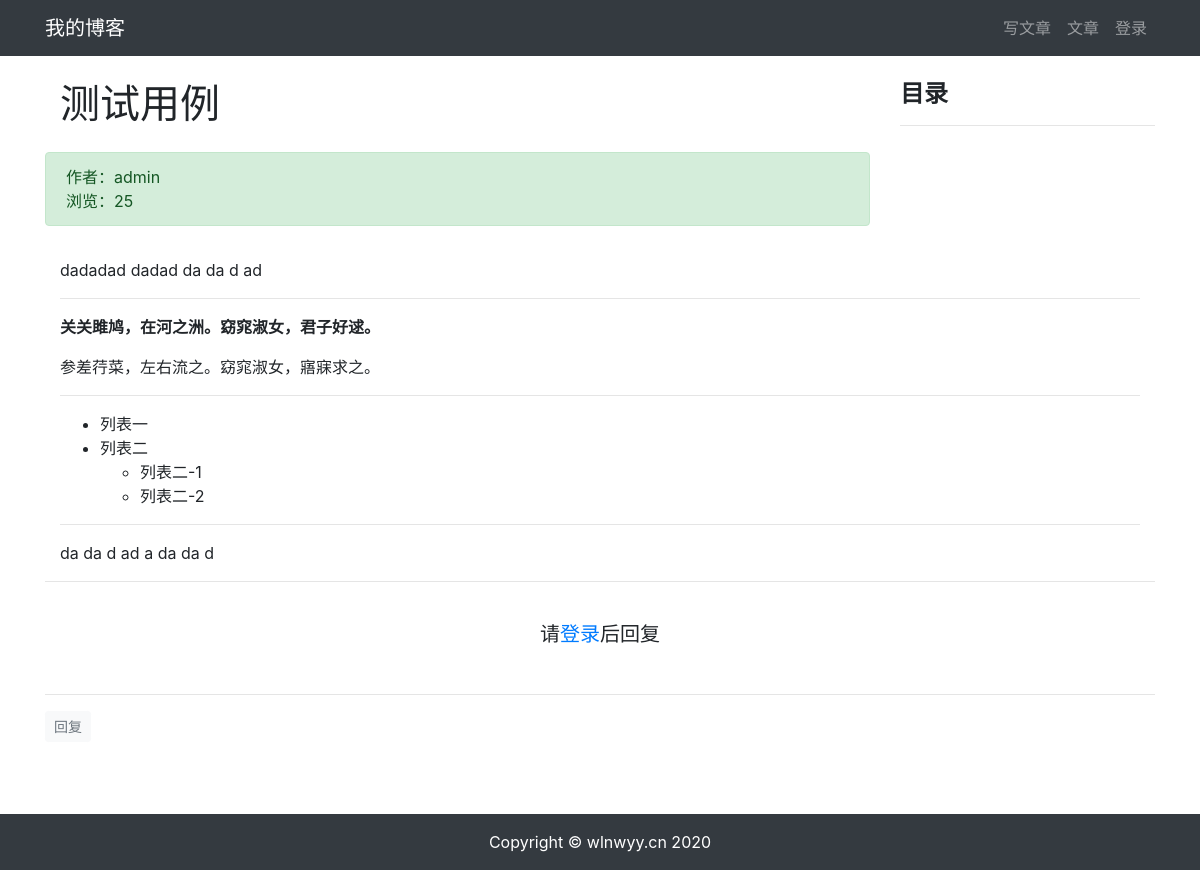
Page /article/article-detail/14/ on the committed database.
### article/models.py (models this page shows, shortened)
class ArticlePost(models.Model):
    author = models.ForeignKey(User, on_delete=models.CASCADE)
    title = models.CharField(max_length=100)
    body = models.TextField()
    created = models.DateTimeField(default=timezone.now)
    updated = models.DateTimeField(auto_now=True)
    total_views = models.PositiveIntegerField(default=0)
    tags = TaggableManager(blank=True)
    column = models.ForeignKey(
        ArticleColumn,
        null=True,
        blank=True,
        on_delete=models.CASCADE,
        related_name='article'
    )
    avatar = models.ImageField(upload_to='article/%Y%m%d/', blank=True)
    def save(self, *args, **kwargs):
        article = super(ArticlePost, self).save(*args, **kwargs)
        return article
    class Meta:
        ordering = ('-created',)

### article/views.py (the view)
# urls.py: path('article-detail/<int:id>/', views.article_detail, name='article_detail'),
def article_detail(request, id):
    article = ArticlePost.objects.get(id=id)
    comments = Comment.objects.filter(article=id)
    article.total_views += 1
    article.save(update_fields=['total_views'])
    comment_form = CommentForm()
    md = markdown.Markdown(
        extensions=[
        'markdown.extensions.extra',
        'markdown.extensions.codehilite',
        'markdown.extensions.toc',
        ]
    )
    article.body = md.convert(article.body)
    context = { 'article': article, 'toc': md.toc, 'comments': comments,'comment_form': comment_form }
    return render(request, 'article/detail.html', context)

### templates/article/detail.html (shortened to what this page needs)
{% extends "base.html" %}
{% load staticfiles %}
{% block content %}
<link rel="stylesheet" href="{% static 'prism/prism.css' %}">
<div class="container">
    <div class="row">
        <div class="col-9">
        <h1 class="col-12 mt-4 mb-4">{{ article.title }}</h1>
        <div class="col-12 alert alert-success">
            <div>
                作者：{{ article.author }}
            </div>
            <div>
                浏览：{{ article.total_views }}
            </div>
        </div>
        </div>
         <div class="col-3 mt-4" id="sidebar" class="sidebar">
             <div class="sidebar__inner">
                <h4><strong>目录</strong></h4>
                <hr>
             </div>
        </div>
        </div>
        <div class="col-12">
            <p>{{ article.body|safe }}</p>
        </div>
        <hr>
    {% if user.is_authenticated %}
        <div>
            <form
                action="{% url 'comment:post_comment' article.id %}"
                method="POST"
            >
            {% csrf_token %}
                <div class="form-group">
                    <label for="body">
                        <strong>
                            我也要发言：
                        </strong>
                    </label>
                    <div>
                        {{ comment_form.media }}
                        {{ comment_form.body }}
                    </div>
                </div>
                <button type="submit" class="btn btn-primary ">发送</button>
            </form>
        </div>
        <br>
    {% else %}
        <br>
        <h5 class="row justify-content-center">
            请<a href="{% url 'userprofile:login' %}">登录</a>后回复
        </h5>
        <br>
    {% endif %}
    {% load mptt_tags %}
    <div class="row">
    {% recursetree comments %}
        {% with comment=node %}
            <div class="{% if comment.reply_to %}
                        offset-1 col-11
                        {% else %}
                        col-12
                        {% endif %}"
            >
                <hr>
                <div>
                    {% if user.is_authenticated %}
                    <button type="button"
                            class="btn btn-light btn-sm text-muted"
                            onclick="load_modal({{ article.id }}, {{ comment.id }})"
                            >
                        回复
                    </button>
                    {% else %}
                    <a class="btn btn-light btn-sm text-muted"
                       href="{% url 'userprofile:login' %}"
                       >
                        回复
                    </a>
                    {% endif %}
                </div>
            </div>
        {% endwith %}
    {% endrecursetree %}
    </div>
</div>
{% endblock content %}

### templates/article/detail.html (style rules this page uses)
.sidebar__inner { transform: translate(0, 0); transform: translate3d(0, 0, 0); will-change: position, transform; }

### rows in the picture
ArticlePost: title "测试用例", author "admin", total_views "25", body "dadadad dadad da da d ad 关关雎鸠，在河之洲。窈窕淑女，君子好逑。 参差荇菜，左右流之。窈窕淑女，寤寐求之。 列表一 列表二 列表二-1 列表二-2 da da d ad a da da d"
